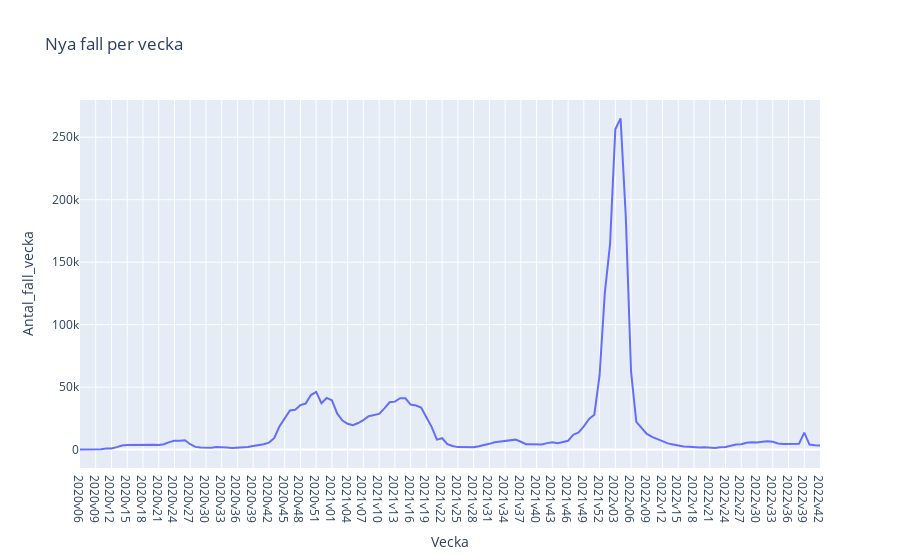

Notebook cell for this chart:
### Code cell
fig = px.line(
    covid_data, 
    x='Vecka',
    y='Antal_fall_vecka',
    title='Nya fall per vecka'
)
save_plotly_fig(fig, "Nya_fall_per_vecka")
fig.show()

### Figure 1 — Plotly figure (JSON) as saved in the notebook; plotly's stock layout.template omitted (floating-point values rounded to 4 significant figures; data arrays with more than 128 entries replaced by an {"elided": "..."} marker saying what was removed)
{"data": [{"hovertemplate": "Vecka=%{x}<br>Antal_fall_vecka=%{y}<extra></extra>", "legendgroup": "", "line": {"color": "#636efa", "dash": "solid"}, "marker": {"symbol": "circle"}, "mode": "lines", "name": "", "orientation": "v", "showlegend": false, "type": "scatter", "x": {"elided": "142 str values"}, "xaxis": "x", "y": {"elided": "142 int values"}, "yaxis": "y"}], "layout": {"legend": {"tracegroupgap": 0}, "title": {"text": "Nya fall per vecka"}, "xaxis": {"anchor": "y", "domain": [0, 1], "title": {"text": "Vecka"}}, "yaxis": {"anchor": "x", "domain": [0, 1], "title": {"text": "Antal_fall_vecka"}}}}
